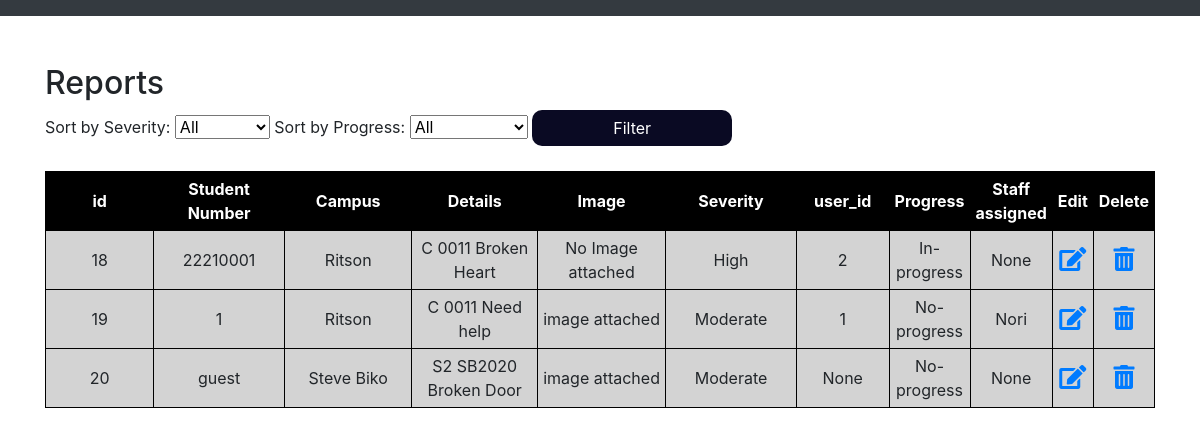
Screenshot of /viewReports with the database file from the repository.
### website/models.py (models this page shows)
class Report(db.Model):
    id = db.Column(db.Integer, primary_key=True)
    sNum = db.Column(db.String(8))
    campus = db.Column(db.String(15))
    details = db.Column(db.String(500))
    image_given = db.Column(db.String(10))
    image = db.Column(db.BLOB)
    severity = db.Column(db.String(20))
    progress= db.Column(db.String(150))
    staff= db.Column(db.String(150))
    user_id = db.Column(db.Integer, db.ForeignKey('user.id'))

### website/auth.py (the view)
@auth.route('/viewReports', methods=['GET','POST'])
def viewReports():
    if request.method=='POST':
        severity=request.form.get('FilterSeverity')
        progress=request.form.get('progress')
        if severity=='all' and progress=='all':
            all_users = Report.query.all()
        elif severity=='all':
            all_users = Report.query.filter_by(progress=progress)
        elif progress=='all':
            all_users = Report.query.filter_by(severity=severity)
        else:
            all_users = Report.query.filter_by(severity=severity, progress=progress)
    else:
        all_users = Report.query.all()
    return render_template("reportView.html", user=current_user, all_users=all_users)

### website/templates/reportView.html (shortened to what this page needs)
{% extends "base.html" %} {% block title %}Report view{% endblock %}
{% block content %}
<form method="POST">
    <html lang="en" xmlns="http://www.w3.org/1999/xhtml">
        <head>
            <link rel="stylesheet" href="https://cdnjs.cloudflare.com/ajax/libs/font-awesome/5.15.4/css/all.min.css">
    </head>
    <body>
        <br/>
        <br/>
    <h2>Reports</h2>
    <label>Sort by Severity:</label>
            <select type="text" id="FilterSeverity" name="FilterSeverity">
                <option value="all">All</option>
            </select>
            <label>Sort by Progress:</label>
            <select type="text"id="progress" name="progress">
                <option value="all">All</option>
            </select>
            <button type="submit" class="btn">Filter</button>
        <br/>
        <br/>
    <table id="myTable">
        <tr>
            <th>id</th>
            <th>Student Number</th>
            <th>Campus</th>
            <th>Details</th>
            <th>Image</th>
            <th>Severity</th>
            <th>user_id</th>
            <th>Progress</th>
            <th>Staff assigned</th>
            <th>Edit</th>
            <th>Delete</th>
        </tr>
        {% for user in all_users %}
        <tr>
            <td>{{ user.id }}</td>
            <td>{{ user.sNum }}</td>
            <td>{{ user.campus }}</td>
            <td>{{ user.details }}</td>
            <td>{{ user.image_given }}</td>
            <td id="severity">{{ user.severity }}</td>
            <td>{{ user.user_id }}</td>
            <td id="progress">{{ user.progress }}</td>
            <td>{{ user.staff }}</td>
            <td>
                <span style="font-size: 24px;color:red;">
                    <a href="/{{user.id}}/edit"><i class="fas fa-edit"></i></a></span>
            </td>
            <td>
                <span style="font-size: 24px;color:red;">
                <a href="/{{user.id}}/delete2"><i class="fas fa-trash-alt"></i></a></span>
            </td>
        </tr>
        {% endfor %}
    </table>
    <br/>
    <br/>
    </body>
    </html>
</form>
{% endblock %}

### website/templates/reportView.html (style rules this page uses)
table { background-color: lightgray; border-collapse: collapse; width: 100%; }
th { background-color: black; color: white; width: 15%; }
td, th { padding: 5px; border: 1px solid black; text-align: center; }
body { background-image: url(https://www.dut.ac.za/wp-content/uploads/2022/03/Romeopic-870x580.jpg); background-size: cover; background-attachment: fixed; }
.btn { background-color: #0a0a23; color: #fff; border: none; border-radius: 10px; width: 200px; transition: 0.3s ease; }

### rows the page displays
Report: id "18", sNum "22210001", campus "Ritson", details "C 0011 Broken Heart", image_given "No Image attached", severity "High", user_id "2", progress "In-progress", staff "None"
Report: id "19", sNum "1", campus "Ritson", details "C 0011 Need help", image_given "image attached", severity "Moderate", user_id "1", progress "No-progress", staff "Nori"
Report: id "20", sNum "guest", campus "Steve Biko", details "S2 SB2020 Broken Door", image_given "image attached", severity "Moderate", user_id "None", progress "No-progress", staff "None"
